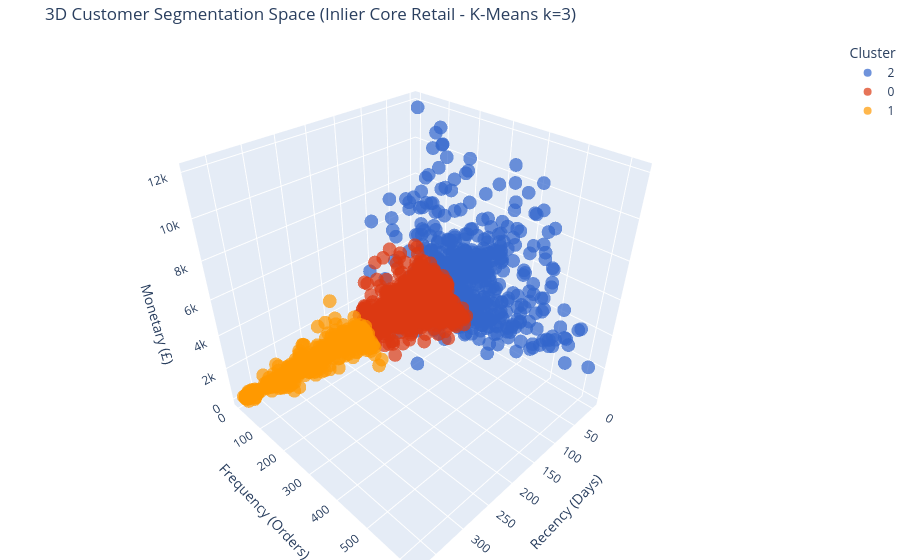

Notebook code cell kept with this figure:
### Code cell
# Visualisasi 3D Interaktif RFM Clusters pada Retail Core
fig_3d = plot_3d_clusters(
    data=df_result_kmeans,
    title='3D Customer Segmentation Space (Inlier Core Retail - K-Means k=3)'
)

### Figure 1 — Plotly figure (JSON) as saved in the notebook; plotly's stock layout.template omitted (floating-point values rounded to 4 significant figures; data arrays with more than 128 entries replaced by an {"elided": "..."} marker saying what was removed)
{"data": [{"hovertemplate": "Cluster=2<br>Recency (Days)=%{x}<br>Frequency (Orders)=%{y}<br>Monetary (£)=%{z}<extra></extra>", "legendgroup": "2", "marker": {"color": "#3366CC", "opacity": 0.7, "symbol": "circle"}, "mode": "markers", "name": "2", "scene": "scene", "showlegend": true, "type": "scatter3d", "x": {"elided": "578 int values"}, "y": {"elided": "578 int values"}, "z": {"elided": "578 float values"}}, {"hovertemplate": "Cluster=0<br>Recency (Days)=%{x}<br>Frequency (Orders)=%{y}<br>Monetary (£)=%{z}<extra></extra>", "legendgroup": "0", "marker": {"color": "#DC3912", "opacity": 0.7, "symbol": "circle"}, "mode": "markers", "name": "0", "scene": "scene", "showlegend": true, "type": "scatter3d", "x": {"elided": "2548 int values"}, "y": {"elided": "2548 int values"}, "z": {"elided": "2548 float values"}}, {"hovertemplate": "Cluster=1<br>Recency (Days)=%{x}<br>Frequency (Orders)=%{y}<br>Monetary (£)=%{z}<extra></extra>", "legendgroup": "1", "marker": {"color": "#FF9900", "opacity": 0.7, "symbol": "circle"}, "mode": "markers", "name": "1", "scene": "scene", "showlegend": true, "type": "scatter3d", "x": {"elided": "995 int values"}, "y": {"elided": "995 int values"}, "z": {"elided": "995 float values"}}], "layout": {"legend": {"title": {"text": "Cluster"}, "tracegroupgap": 0}, "margin": {"b": 0, "l": 0, "r": 0, "t": 40}, "scene": {"domain": {"x": [0, 1], "y": [0, 1]}, "xaxis": {"title": {"text": "Recency (Days)"}}, "yaxis": {"title": {"text": "Frequency (Orders)"}}, "zaxis": {"title": {"text": "Monetary (£)"}}}, "title": {"text": "3D Customer Segmentation Space (Inlier Core Retail - K-Means k=3)"}}}
